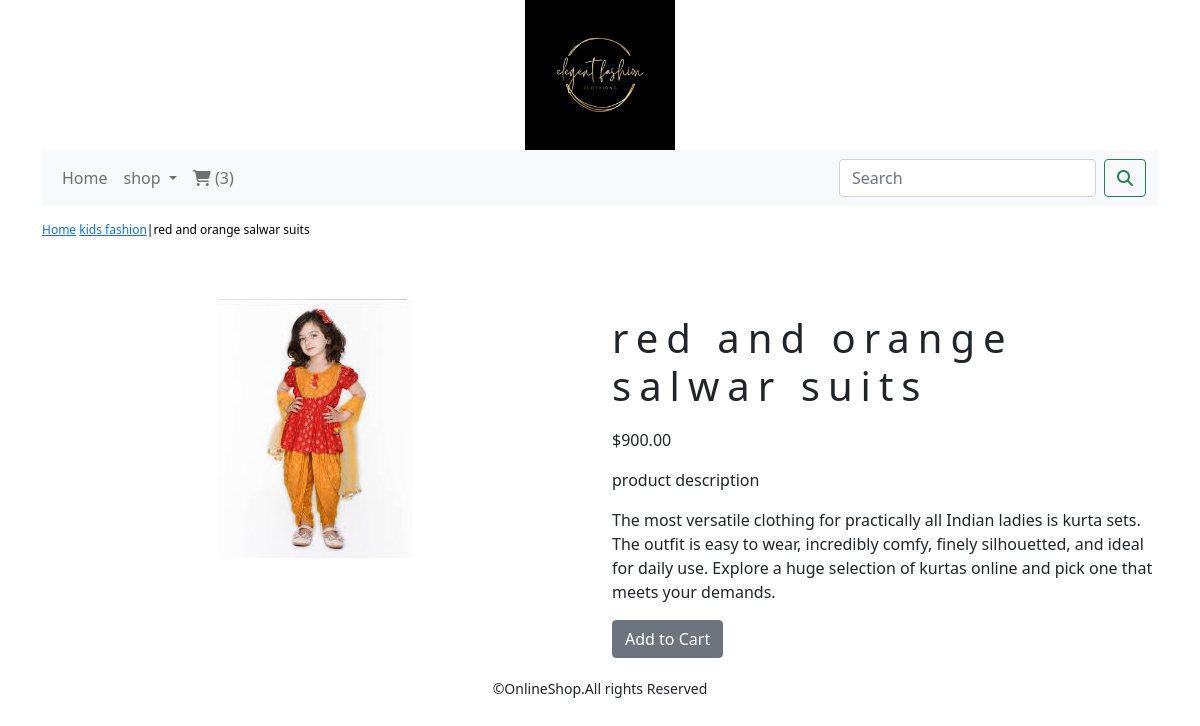
The app's page /shopapp/kids-fashion/red-and-orange-salwar-suits/ with its own data.
### shopapp/models.py (models this page shows, shortened)
class Product(models.Model):
    name=models.CharField(max_length=250,unique=True)
    slug = models.SlugField(max_length=250, unique=True)
    description = models.TextField(blank=True)
    price=models.DecimalField(max_digits=10,decimal_places=2)
    category=models.ForeignKey(Category,on_delete=models.CASCADE)
    image=models.ImageField(upload_to='product',blank=True)
    stock=models.IntegerField()
    available=models.BooleanField(default=True)
    created=models.DateTimeField(auto_now_add=True)
    updated=models.DateTimeField(auto_now=True)
    class Meta:
        ordering=('name',)
        verbose_name='product'
        verbose_name_plural='products'

class Category(models.Model):
    name=models.CharField(max_length=250,unique=True)
    slug=models.SlugField(max_length=250,unique=True)
    description=models.TextField(blank=True)
    image=models.ImageField(upload_to='category',blank=True)
    class Meta:
        ordering=('name',)
        verbose_name='category'
        verbose_name_plural='categories'
    def get_url(self):
        return reverse('shopapp:product_by_category',args=[self.slug])
    def __str__(self):
        return '{}'.format(self.name)

### shopapp/views.py (the view)
# urls.py: path('<slug:c_slug>/<slug:product_slug>/',views.prodDetail,name='prodCatdetail')
def prodDetail(request,c_slug,product_slug):
    try:
        product=Product.objects.get(category__slug=c_slug,slug=product_slug)
    except Exception as e:
        raise e
    return  render(request,'product.html',{'product':product})

### cartapp/context_processors.py (called while the page is built)
def counter(request):
    item_count=0
    if 'admin' in request.path:
         return  {}
    else:
        try:
            cart=Cart.objects.filter(cart_id=_cart_id(request))
            cart_items=CartItem.objects.all().filter(cart=cart[:1])
            for cart_item in cart_items:
                item_count += cart_item.quantity
        except Cart.DoesNotExist:
            item_count=0
    return dict(item_count=item_count)

### cartapp/views.py (called while the page is built)
def _cart_id(request):
    cart=request.session.session_key
    if not cart:
        cart=request.session.create()
        return cart

### shopapp/context_processors.py (called while the page is built)
def menu_links(request):
    links=Category.objects.all()
    return dict(links=links)

### templates/product.html (shortened to what this page needs)
{% extends 'base.html'%}
{% load static %}
{% block content %}
<div class="row my_prod_row_class">
<div class="mx_auto">
  <p> <a href="{% url 'shopapp:allProdCat' %}"> Home</a> <a href="{{product.category.get_url}}">{{product.category}}</a>|{{product.name}}</p>
</div>
</div>
<br>
<div class="row">
  <div class="col-12 col-sm-12 col-md-12 col-lg-6 text-center">
    <div style="min-width:18rem">
      <img src="{{product.image.url}}" alt="{{product.name}}">
    </div>
  </div>
        <div class="=col-12 col-sm-12 col-md-12 col-lg-6">
            <div>
            <h1 class="my_prod_title"> {{product.name}}</h1>
            <p> ${{product.price}}</p>
            <p class=" my_title "> product description</p>
            <p class="text-justify my_prod_text"> {{product.description}}</p>
            {% if product.stock <= 0 %}
            <p class="text-justify my_prod_text"><b>Out of stock</b> </p>
            {% else %}
            <a class="btn btn-secondary" href="{% url 'cartapp:add_cart' product.id %}"> Add to Cart</a>
            {% endif %}
        </div>
    </div>
    </div>
{% endblock %}

### static/css/custom.css (style rules this page uses)
body { font-family: 'Roboto', sans-serif; }
.my_prod_row_class { padding-top:15px; padding-bottom:20px; }
.my_prod_row_class .mx_auto { color:#000; font-size:12px; text-decoration:none; }
.my_prod_title { font-size:16px text-transform :uppercase; letter-spacing:.2em; padding-top:15px; padding-bottom:10px; }

### records on screen
Product: category "kids fashion", name "red and orange salwar suits", image (picture), price "900.00", description "The most versatile clothing for practically all Indian ladies is kurta sets. The outfit is easy to wear, incredibly comfy, finely silhouetted, and ideal for daily use. Explore a huge selection of kurtas online and pick one that meets your demands."

### other values on screen
{{ item_count }} "3"
